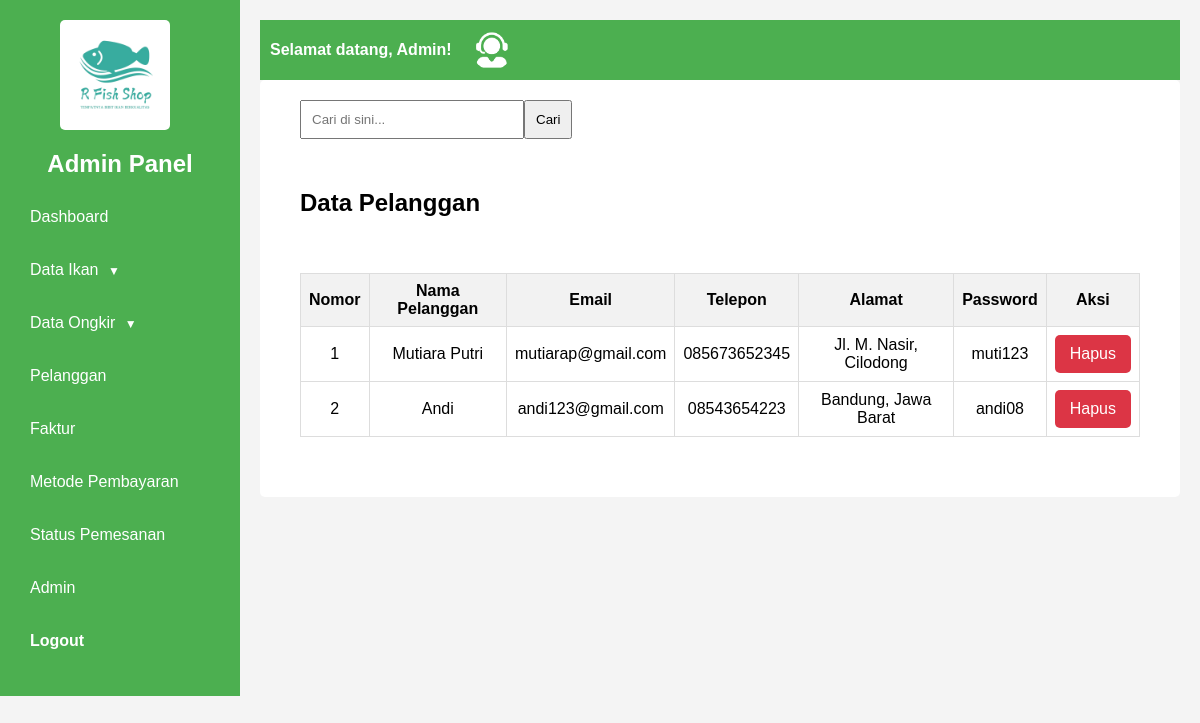
Page /admin/index.php?halaman=pelanggan (signed in) on the committed database.
### tables this page shows
CREATE TABLE `pelanggan` (
  `id_pelanggan` varchar(10) NOT NULL,
  `nama` varchar(50) NOT NULL,
  `email` varchar(50) NOT NULL,
  `telepon` varchar(15) NOT NULL,
  `alamat` varchar(100) NOT NULL,
  `password` varchar(20) NOT NULL
);

### admin/pelanggan.php (the view)
<div class="report-box">
	<form action="index.php?halaman=caripelanggan" method="POST" class="search-box-data">
        <input type="text" name="keyword" placeholder="Cari di sini..." autocomplete="off">
        <button type="submit" name="cari">Cari</button>
    </form>
	<div class="product-table-container">
    <h2>Data Pelanggan</h2><br><br>
	<table class="product-table">
    <thead>
		<tr>
			<th>Nomor</th>
			<th>Nama Pelanggan</th>
			<th>Email</th>
			<th>Telepon</th>
			<th>Alamat</th>
			<th>Password</th>
			<th>Aksi</th>
		</tr>
	</thead>
    <tbody>
		<?php $nomor=1; ?>
		<?php $ambil=$koneksi->query("SELECT * FROM pelanggan");
		while($pecah = $ambil->fetch_assoc()){?>
		<tr>
			<td><center><?php echo $nomor; ?></td>
			<td><?php echo $pecah['nama']; ?></td>
			<td><?php echo $pecah['email']; ?></td>
			<td><?php echo $pecah['telepon']; ?></td>
			<td><?php echo $pecah['alamat']; ?></td>
			<td><?php echo $pecah['password']; ?></td>
			<td>
				<a href="hapuspelanggan.php?id_pelanggan=<?php echo $pecah['id_pelanggan']?>" onclick="return confirm('Apakah Anda yakin ingin menghapus data?')" class="btn-custom-danger" name="hapus">Hapus</a>
			</td>
		</tr>
		<?php $nomor++; ?>
		<?php } ?>
	</tbody>
    </table>
    </div>
</div>

### css/styleadmin.css (style rules this page uses)
body { font-family: Arial, sans-serif; margin: 0; padding: 0; background-color: #f4f4f4; }
.report-box { background: #fff; padding: 20px; margin-bottom: 20px; border-radius: 5px; box-sizing: border-box; }
.search-box-data { display: flex; margin-left: 20px; margin-bottom: 10px; }
.search-box-data input { padding: 10px; width: 200px; }
.search-box-data button { padding: 10px; }
.product-table-container { background: #fff; padding: 20px; border-radius: 5px; margin-bottom: 20px; }
.product-table { width: 100%; border-collapse: collapse; }
.product-table th, .product-table td { border: 1px solid #ddd; padding: 8px; text-align: center; }
.product-table th { background: #f2f2f2; }
.btn-custom-danger { display: inline-block; padding: 10px 15px; color: white; background-color: #dc3545; border: none; border-radius: 5px; text-decoration: none; text-align: center; }

### rows in the picture
pelanggan: nama "Mutiara Putri", email "mutiarap@gmail.com", telepon "085673652345", alamat "Jl. M. Nasir, Cilodong", password "muti123"
pelanggan: nama "Andi", email "andi123@gmail.com", telepon "08543654223", alamat "Bandung, Jawa Barat", password "andi08"
